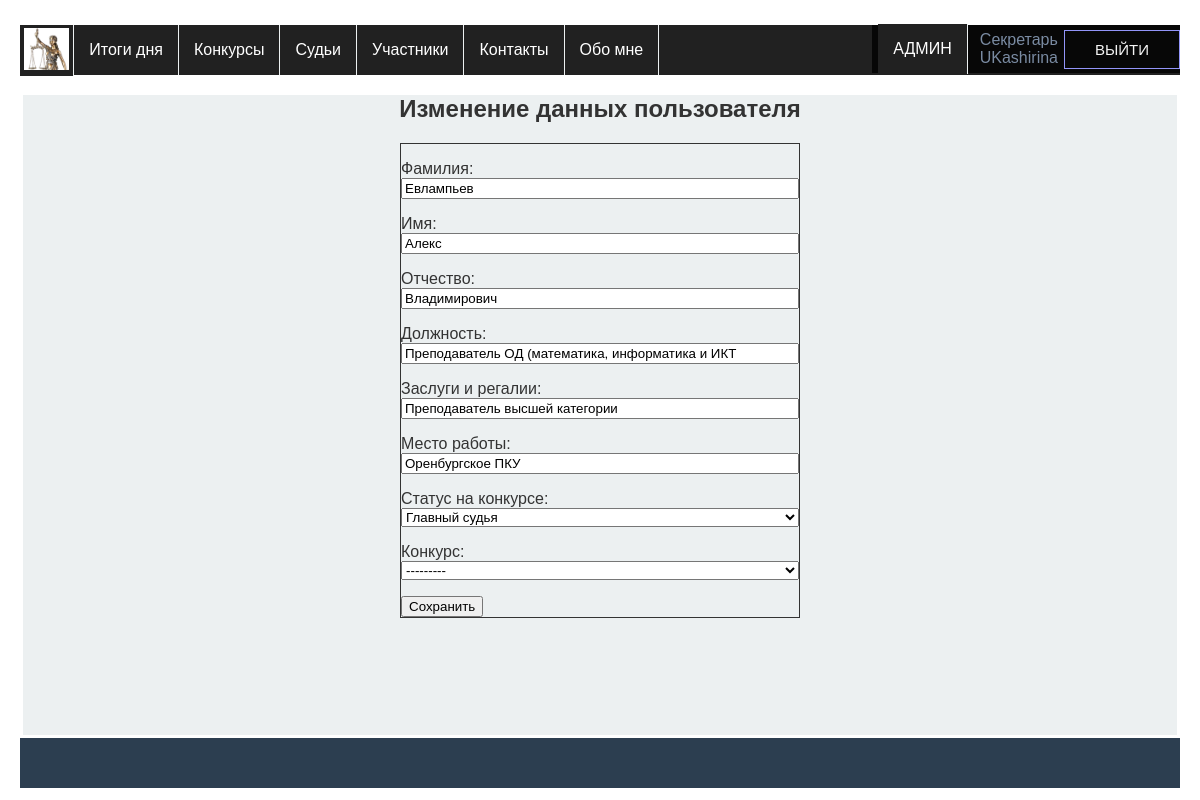
The app's page /judges/edit/2/ (signed in) with its own data.
### app_for_judges/models.py (models this page shows, shortened)
class Judge(models.Model):
    STATUSES = (
        ('M', 'Главный судья'),
        ('J', 'Судья'),
        ('S', 'Секретарь'),
        ('O', 'Наблюдатель'),
    )
    class Meta:
        db_table = 'judges'
        verbose_name = _('Судья')
        verbose_name_plural = _('Судьи')
    user = models.OneToOneField(User, on_delete=models.CASCADE)
    patronymic = models.CharField(_('Отчество'), max_length=25, null=True, blank=True, default=None)
    post = models.CharField(_('Занимаемая должность'), max_length=100,
                            default='Преподаватель ОД (математика, информатика и ИКТ)')
    regalia = models.TextField(_('Заслуги и регалии'), default='Преподаватель высшей категории')
    organization = models.CharField(_('Место работы'), max_length=100, default='Оренбургское ПКУ')
    status = models.CharField(_('Статус на соревнованиях'), max_length=1,
                              choices=STATUSES, default='O')
    competitions = models.ManyToManyField(Competition, blank=True, default='Нет')

### app_for_judges/views.py (the view, shortened to what this page needs)
# urls.py: path('edit/<int:pk>/', edit_judge, name='edit_judge'),
@login_required
def edit_judge(request, pk):
    user = get_object_or_404(User, id=pk)
    if request.method == 'GET':
        context = {'form': JudgeEditForm(instance=user.judge,
                                         initial={'last_name': user.last_name, 'first_name': user.first_name}),
                   'id': pk}
        return render(request, 'app_for_judges/edit_judge.html', context)

### app_for_judges/forms.py
class JudgeEditForm(forms.ModelForm):
    class Meta:
        model = Judge
        fields = ['patronymic', 'post', 'regalia', 'organization']
    last_name = forms.CharField(max_length=25, label=_("Фамилия"))
    first_name = forms.CharField(max_length=25, label=_("Имя"))
    patronymic = forms.CharField(empty_value="", required=False, label=_("Отчество"))
    post = forms.CharField(max_length=100, label=_("Должность"))
    regalia = forms.CharField(empty_value="", required=False, label=_("Заслуги и регалии"))
    organization = forms.CharField(max_length=100, label=_("Место работы"))
    status = forms.ChoiceField(choices=Judge.STATUSES, label=_("Статус на конкурсе"))
    competition = forms.ModelChoiceField(
        queryset=Competition.objects.all().order_by('name'), blank=True, label=_("Конкурс"))
    field_order = ['last_name', 'first_name', 'patronymic', 'post', 'regalia', 'organization', 'status',
                   'competition']  # меняет порядок полей в форме

### app_for_competitions/models.py (called while the page is built)
    def __str__(self):
        return self.name

### app_for_judges/templates/app_for_judges/edit_judge.html (shortened to what this page needs)
{% extends 'base.html' %}
{% load static %}
{% block content %}
<h2 class="center">{% if id %} Изменение данных пользователя {% else %} Новый пользователь {% endif %}</h2>
<form method="post" novalidate>
    {{ form.as_p }}
    <input type="submit" value="Сохранить"/>
</form>
{% endblock content %}

### templates/base.html (shortened to what this page needs)
<!DOCTYPE html>
{% load static %}
<html lang="ru">
<head>
    <link rel="stylesheet" href="{% static 'css/stylesheet.css' %}" type="text/css">
</head>
<body>
<div class="wrapper">
    <header>
        <ul>
            <li>
                <a class="a_menu_logo" href="{% url 'home' %}">
                    <image class="logo" src="{% static 'image/femidalittle.png' %}">
                </a>
            </li>
            <li><a class="a_menu" href="{% url 'competition_result' %}">Итоги дня</a></li>
            <li><a class="a_menu" href="{% url 'all_competitions' %}">Конкурсы</a></li>
            <li><a class="a_menu" href="{% url 'judges_list' filter='all' %}">Судьи</a></li>
            <li><a class="a_menu" href="#">Участники</a>
            </li>
            <li><a class="a_menu" href="{% url 'contacts' %}">Контакты</a></li>
            <li><a class="a_menu" href="{% url 'about' %}">Обо мне</a></li>
            <div class="container enter">
                {% if user.is_authenticated %}
                <div class="user_name"><a class="a_menu" href="/admin">АДМИН</a></div>
                <div class="user_name">{{user.judge.get_status_display }} <br> {{ user.username }}</div>
                <a href="{% url 'users:logout' %}" class="btn a_btn">Выйти</a>
                {% else %}
                <a href="{% url 'users:login' %}" class="btn a_btn">Войти</a>
                <a href="{% url 'users:register' %}" class="btn a_btn">Регистрация</a>
                {% endif %}
            </div>
        </ul>
    </header>
    <main>
        {% block content %}{% endblock %}
    </main>
    <footer>
    </footer>
</div>
</body>
</html>

### static/css/stylesheet.css (style rules this page uses)
.wrapper { height: 90vh; flex-direction: column; }
main { flex: 1; background-color: #ecf0f1; min-height: 80vh; margin: 3px; }
header { height: 50px; }
footer { background-color: #2c3e50; color: white; height: 50px; padding: 5px; }
* { box-sizing: border-box; }
.center { text-align: center; }
ul { list-style: none; margin: 0; padding-left: 0; margin-top: 25px; background: #212121; height: 50px; }
.a_menu { text-decoration: none; background: #212121; color: #fff; padding: 0 15px; font-family: arial; line-height: 50px; display: block; border-right: 1px solid #ecf0f1; -moz-transition: all 0.3s 0.01s ease; -o-transition: all 0.3s 0.01s ease; -webkit-transition: all 0.3s 0.01s ease; }
.a_menu_logo { text-decoration: none; background: #212121; color: #fff; padding: 0 4px; display: block; border-right: 1px solid #ecf0f1; -moz-transition: all 0.3s 0.01s ease; -o-transition: all 0.3s 0.01s ease; -webkit-transition: all 0.3s 0.01s ease; }
.logo { margin: 3px auto 2px; height: 42px; }
.enter { float: right; }
li { float: left; position: relative; }
* { -moz-box-sizing: border-box; -webkit-box-sizing: border-box; box-sizing: border-box; }
html { color: #333333; font-size: 62.5%; }
body { font: normal 16px Tahoma, Geneva, Helvetica, sans-serif; margin: 0 auto; padding: 0; min-width: 1000px; }
@media only all and (min-width: 760px) { body { padding-left: 20px; padding-right: 20px; padding-right: 2rem; padding-left: 2rem; } }
.container { background: linear-gradient(rgba(0, 0, 0, 0.8), rgba(0, 0, 0, 0.8)); font-family: Arial, Helvetica, sans-serif; display: flex; justify-content: center; align-items: center; height: 3em; padding: 0; margin: 0; }
.a_btn { font-size: 1.5rem; padding: 1rem 3rem; color: #f4f4f4; text-transform: uppercase; }
.btn { text-decoration: none; border: 1px solid rgb(146, 148, 248); position: relative; overflow: hidden; display: flex; justify-content: center; }
.btn:before { content: ""; position: absolute; top: 0; left: -100%; width: 100%; height: 100%; background: linear-gradient( 120deg, transparent, rgba(146, 148, 248, 0.4), transparent ); transition: all 650ms; }
form { max-width: 400px; margin: 0 auto; border: 1px solid; }
label, input, textarea, select { display: block; width: 100%; }
input[type='submit'] { display: inline-block; width: auto; color: black; }
.user_name { color: #7a8ba2; margin: 6px; text-align: center; }

### records on screen
Judge: patronymic "Владимирович", post "Преподаватель ОД (математика, информатика и ИКТ", regalia "Преподаватель высшей категории", organization "Оренбургское ПКУ", status "Главный судья"

### other values on screen
{{ user.judge.get_status_display }} "Секретарь"
{{ user.username }} "UKashirina"
